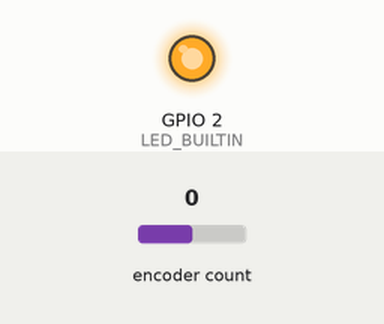
A sketch run on a simulated ESP32. Parts: output pins drawn as LEDs (lit = HIGH). The inputs (shaded band) are chosen by the test bench; at power-on: encoder count 0. What the sketch prints to the serial monitor is not drawn.

Above: at 0.1 s.
At 2.1 s:
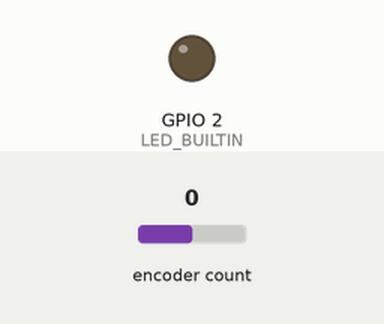
Timing chart, 0 to 3.6 s (numbered marks = the images above):
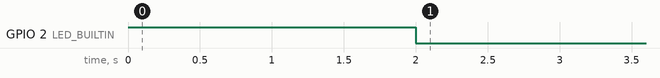

The sketch:

structure_test.ino
```cpp
#include "lib.hpp"

#define MULT 1

void setup()
{
  Serial.begin(115200);
  init_lib(0.0);

  // motor(0.3);
}

void loop()
{
  Serial.print("motor:");
  Serial.print(read_motor_encoder()*MULT);
  Serial.print(",encoder:");
  Serial.print(read_pendulum_encoder()*MULT);
  Serial.println();

  delay(50);
}
```

lib.cpp
```cpp
#include "lib.hpp"

float global_min_pwm = 0.0;

#ifdef ESP32
  #include "esp32-hal-gpio.h"

  ESP32Encoder pendulum_encoder;

  float map_float(float x, float in_min, float in_max, float out_min, float out_max)
  {
    return (x - in_min) * (out_max - out_min) / (in_max - in_min) + out_min;
  }

  float read_pendulum_encoder()
  {
    return pendulum_encoder.getCount()*count2round_pendulum;
  }

  float read_motor_encoder()
  {
    return 0;
  }

  float motor(float pwm)
  {
    float new_pwm = constrain(map_float(abs(pwm), 0, 1, global_min_pwm, 1), 0, 1);

    return new_pwm;
  }

  void init_lib(float min_pwm)
  {
    global_min_pwm = min_pwm;

    ESP32Encoder::useInternalWeakPullResistors = puType::up;
    pendulum_encoder.attachFullQuad(19, 18);

    pinMode(LED_BUILTIN, OUTPUT);
    digitalWrite(LED_BUILTIN, HIGH);
    for(int i=0; i<200; i++)
    {
      delay(10);
    }
    pendulum_encoder.clearCount();
    digitalWrite(LED_BUILTIN, LOW);
  }

#elif ARDUINO
  Encoder motor_encoder(M_ENC_A, M_ENC_B);
  float pendulum_offset = 0;

  float map_float(float x, float in_min, float in_max, float out_min, float out_max)
  {
    return (x - in_min) * (out_max - out_min) / (in_max - in_min) + out_min;
  }

  float read_pendulum_encoder()
  {
    float voltage =  (1023 - analogRead(ENC_ANALOG))/1023.0 * 5;
    return map_float(voltage, 0.5, 4.5, 0, 2*PI) - pendulum_offset;
  }

  float read_motor_encoder()
  {
    return motor_encoder.read()*count2round*2*PI;
  }

  float motor(float pwm)
  {
    float new_pwm = constrain(map_float(abs(pwm), 0, 1, global_min_pwm, 1), 0, 1);
    if (pwm > 0)
    {
      digitalWrite(IN1, LOW);
      digitalWrite(IN2, HIGH);
    }
    else if (pwm < 0)
    {
      digitalWrite(IN1, HIGH);
      digitalWrite(IN2, LOW);
    }
    else
    {
      new_pwm = 0;
    }
    analogWrite(ENA, (int)(new_pwm * 255));
    return new_pwm;
  }

  void init_lib(float min_pwm)
  {
    global_min_pwm = min_pwm;

    pinMode(LED_BUILTIN, OUTPUT);
    pinMode(ENA, OUTPUT);
    pinMode(IN1, OUTPUT);
    pinMode(IN2, OUTPUT);

    digitalWrite(LED_BUILTIN, HIGH);
    float tmp_pendulum_offset = 0;
    for(int i=0; i<200; i++)
    {
      tmp_pendulum_offset += read_pendulum_encoder();
      delay(10);
    }
    pendulum_offset = tmp_pendulum_offset/200.0;
    digitalWrite(LED_BUILTIN, LOW);

    motor(0.00);
  }
#endif
```

lib.hpp
```cpp
#pragma once

#ifdef ESP32
  #include <ESP32Encoder.h>
  #include <Arduino.h>

  #define LED_BUILTIN 2

  #define ENC_GREEN   18
  #define ENC_WHITE   19

  const float count2round_pendulum = 2*PI/(4*360);
  extern ESP32Encoder pendulum_encoder;
#elif ARDUINO
  #include <Encoder.h>

  #define ENA           6
  #define IN1           5
  #define IN2           4
  #define M_ENC_A       3
  #define M_ENC_B       2
  #define ENC_ANALOG    A0

  const float count2round = 1/(4*11*4.4);
  extern Encoder motor_encoder;
#endif

float read_pendulum_encoder();
float read_motor_encoder();
float motor(float pwm);
float map_float(float x, float in_min, float in_max, float out_min, float out_max);
void init_lib(float min_pwm);
```
